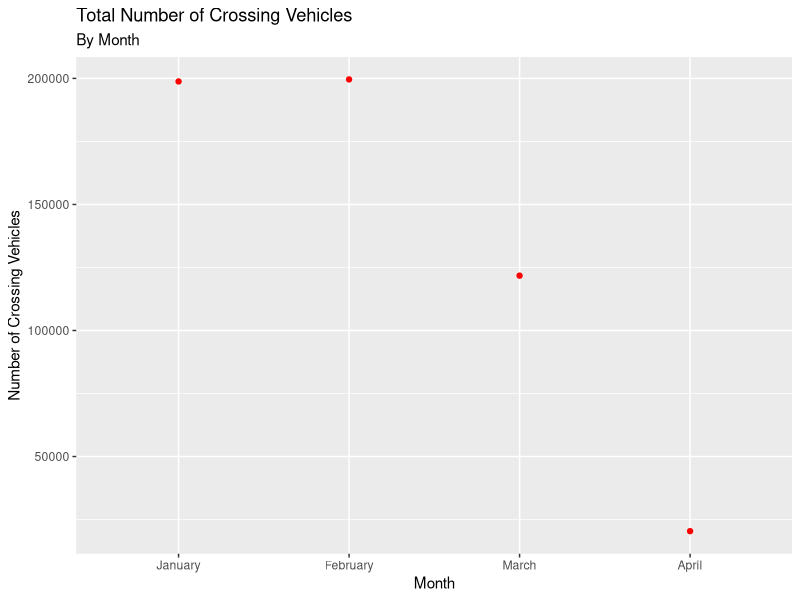
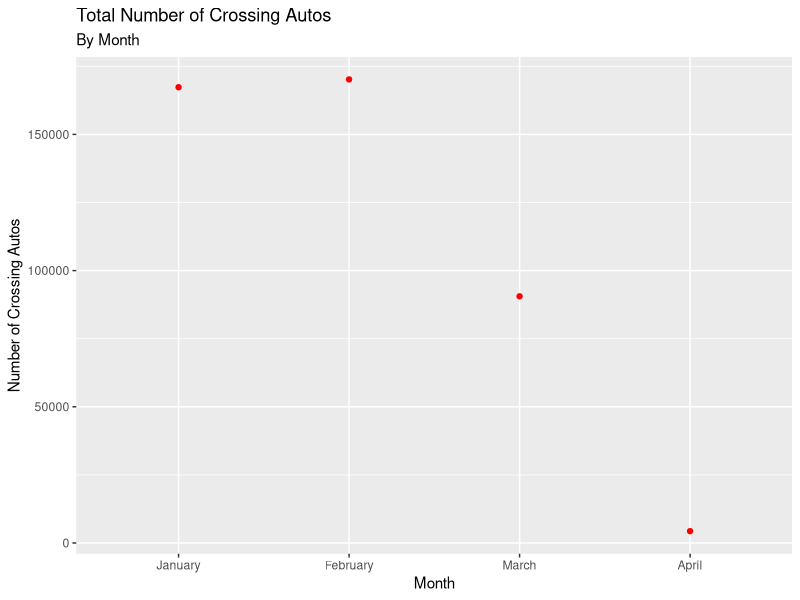
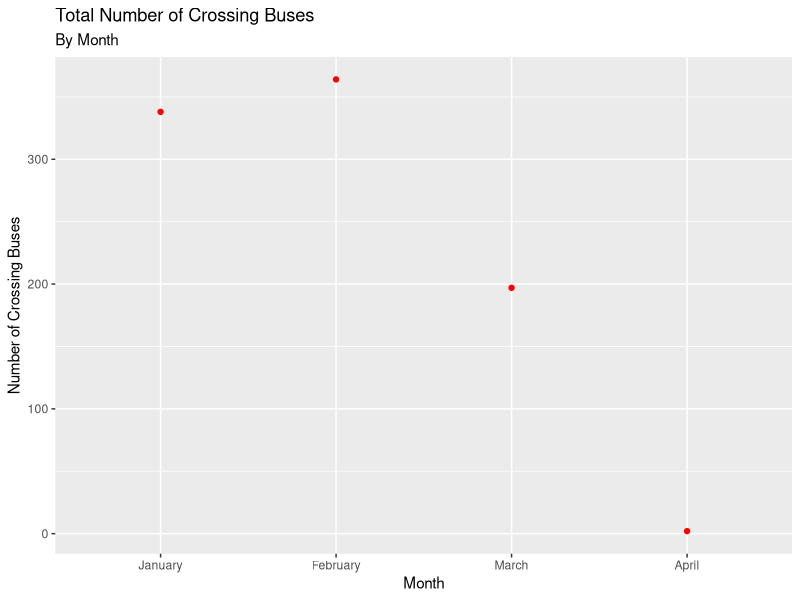
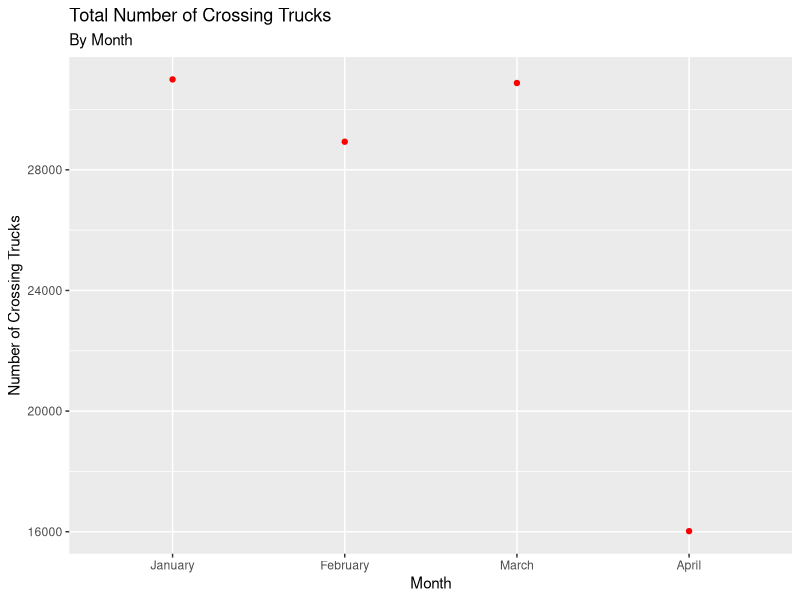
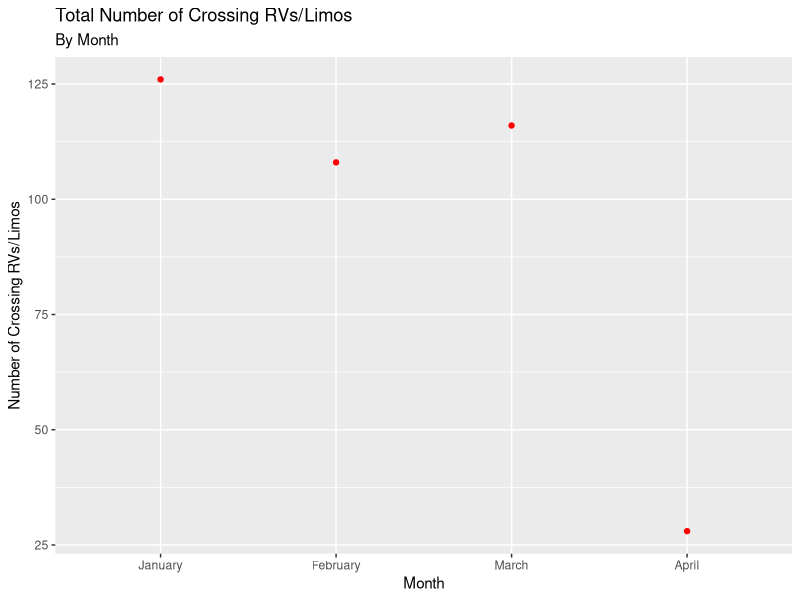
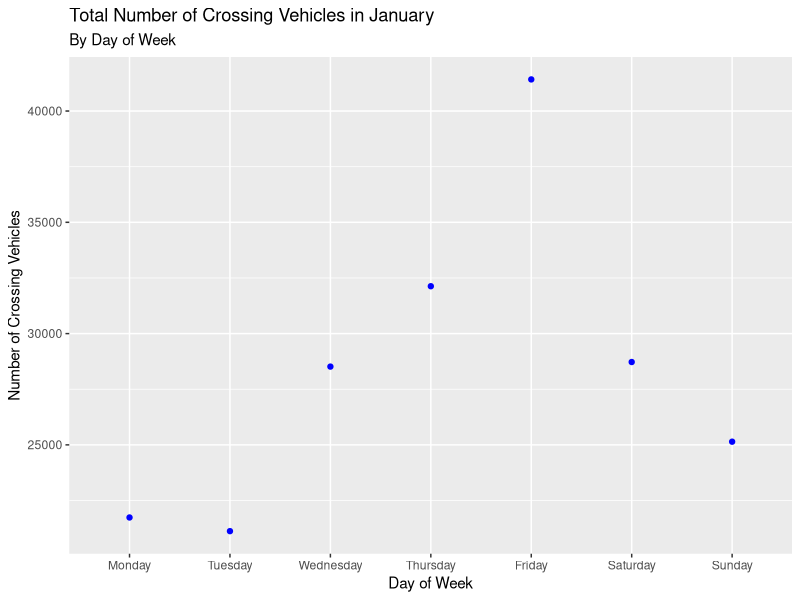
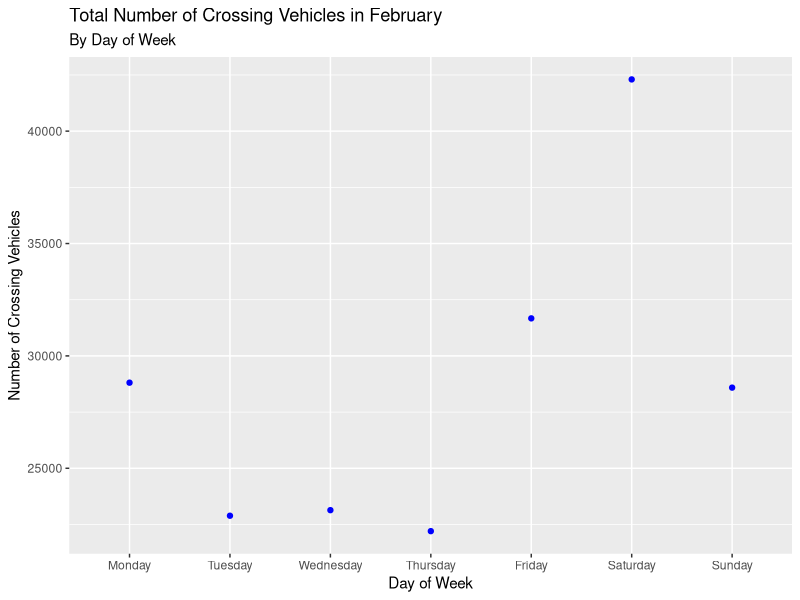
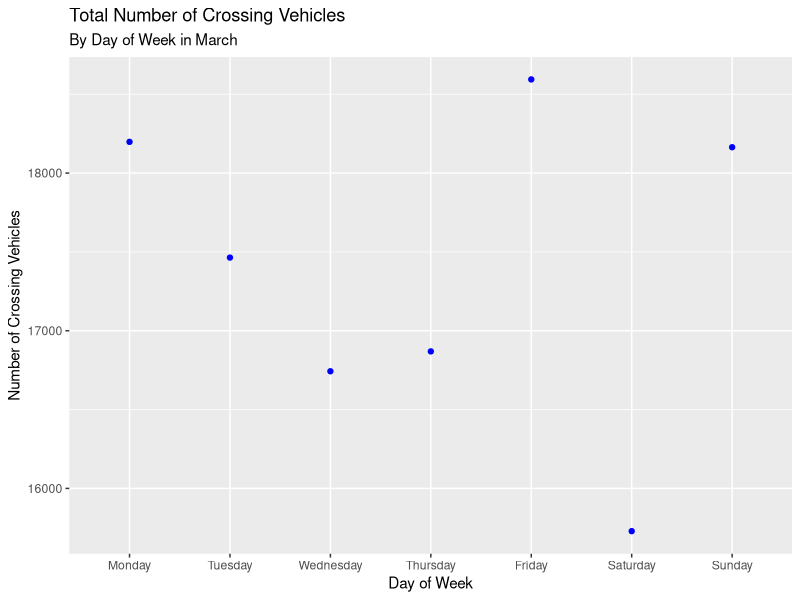

Here is the R script that generated these plots, in order:
## ---- chunk 1
knitr::opts_chunk$set(echo = FALSE, warning = FALSE)
## ---- chunk 2
library(tidyverse)
library(broom)
library(stringr)
library(knitr)
library(tidyverse)
library(gridExtra)
library(leaps)
library(rms)
## ---- chunk 3
# whirlpool <- read_csv("data/whirlpool.csv")
# lewiston_queenston <- read_csv("data/lewistonQueenston.csv")
# rainbow <- read_csv("data/rainbow.csv")
bridges_total <- read_csv("data/combined_bridges1.csv")

bridges_total <- bridges_total %>%
  select(Month, Day, `Day of Week`, Auto, Bus, Truck, `RV/Limo`, `Total Vehicles`) %>%
  mutate(Month = as.factor(Month),
         Month = fct_relevel(Month, "January", "February", "March", "April"),
         `Day of Week` = as.factor(`Day of Week`),
         `Day of Week` = fct_relevel(`Day of Week`, "Monday", "Tuesday", "Wednesday", "Thursday", "Friday", "Saturday", "Sunday"))

## ---- chunk 4
bridges_total1 <- bridges_total %>%
  group_by(Month) %>%
  summarise(total = sum(`Total Vehicles`)) %>%
  arrange(total)
bridges_total1
## ---- chunk 5
ggplot(data = bridges_total1, mapping = aes(x = Month, y = total)) +
  geom_point(color = "red") +
  labs(title = "Total Number of Crossing Vehicles",
       subtitle = "By Month",
       x = "Month",
       y = "Number of Crossing Vehicles")
## ---- chunk 6
bridges_total2 <- bridges_total %>%
  group_by(Month) %>%
  summarise(totalA = sum(Auto)) %>%
  arrange(totalA)
bridges_total2
## ---- chunk 7
ggplot(data = bridges_total2, mapping = aes(x = Month, y = totalA)) +
  geom_point(color = "red") +
  labs(title = "Total Number of Crossing Autos",
       subtitle = "By Month",
       x = "Month",
       y = "Number of Crossing Autos")
## ---- chunk 8
bridges_total3 <- bridges_total %>%
  group_by(Month) %>%
  summarise(totalB = sum(Bus)) %>%
  arrange(totalB)
bridges_total3
## ---- chunk 9
ggplot(data = bridges_total3, mapping = aes(x = Month, y = totalB)) +
  geom_point(color = "red") +
  labs(title = "Total Number of Crossing Buses",
       subtitle = "By Month",
       x = "Month",
       y = "Number of Crossing Buses")
## ---- chunk 10
bridges_total4 <- bridges_total %>%
  group_by(Month) %>%
  summarise(totalT = sum(Truck)) %>%
  arrange(totalT)
bridges_total4
## ---- chunk 11
ggplot(data = bridges_total4, mapping = aes(x = Month, y = totalT)) +
  geom_point(color = "red") +
  labs(title = "Total Number of Crossing Trucks",
       subtitle = "By Month",
       x = "Month",
       y = "Number of Crossing Trucks")
## ---- chunk 12
bridges_total5 <- bridges_total %>%
  group_by(Month) %>%
  summarise(totalRL = sum(`RV/Limo`)) %>%
  arrange(totalRL)
bridges_total5
## ---- chunk 13
ggplot(data = bridges_total5, mapping = aes(x = Month, y = totalRL)) +
  geom_point(color = "red") +
  labs(title = "Total Number of Crossing RVs/Limos",
       subtitle = "By Month",
       x = "Month",
       y = "Number of Crossing RVs/Limos")
## ---- chunk 14
bridges_jan <- bridges_total %>%
  filter(Month == "January") %>%
  group_by(`Day of Week`) %>%
  summarise(total = sum(`Total Vehicles`)) %>%
  arrange(desc(total))
bridges_jan
## ---- chunk 15
ggplot(data = bridges_jan, mapping = aes(x = `Day of Week`, y = total)) +
  geom_point(color = "blue") +
  labs(title = "Total Number of Crossing Vehicles in January",
       subtitle = "By Day of Week",
       x = "Day of Week",
       y = "Number of Crossing Vehicles")
## ---- chunk 16
bridges_feb <- bridges_total %>%
  filter(Month == "February") %>%
  group_by(`Day of Week`) %>%
  summarise(total = sum(`Total Vehicles`)) %>%
  arrange(desc(total))
bridges_feb
## ---- chunk 17
ggplot(data = bridges_feb, mapping = aes(x = `Day of Week`, y = total)) +
  geom_point(color = "blue") +
  labs(title = "Total Number of Crossing Vehicles in February",
       subtitle = "By Day of Week",
       x = "Day of Week",
       y = "Number of Crossing Vehicles")
## ---- chunk 18
bridges_mar <- bridges_total %>%
  filter(Month == "March") %>%
  group_by(`Day of Week`) %>%
  summarise(total = sum(`Total Vehicles`)) %>%
  arrange(desc(total))
bridges_mar
## ---- chunk 19
ggplot(data = bridges_mar, mapping = aes(x = `Day of Week`, y = total)) +
  geom_point(color = "blue") +
  labs(title = "Total Number of Crossing Vehicles",
       subtitle = "By Day of Week in March",
       x = "Day of Week",
       y = "Number of Crossing Vehicles")
## ---- chunk 20
bridges_apr <- bridges_total %>%
  filter(Month == "April") %>%
  group_by(`Day of Week`) %>%
  summarise(total = sum(`Total Vehicles`)) %>%
  arrange(desc(total))
bridges_apr
## ---- chunk 21
ggplot(data = bridges_apr, mapping = aes(x = `Day of Week`, y = total)) +
  geom_point(color = "blue") +
  labs(title = "Total Number of Crossing Vehicles",
       subtitle = "By Day of Week in April",
       x = "Day of Week",
       y = "Number of Crossing Vehicles")
